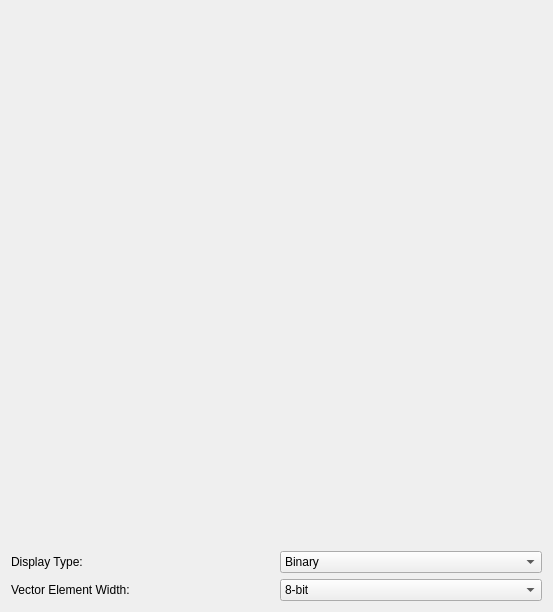
<?xml version="1.0" encoding="UTF-8"?>
<ui version="4.0">
 <class>Kites::RegisterContainer</class>
 <widget class="QWidget" name="Kites::RegisterContainer">
  <property name="geometry">
   <rect>
    <x>0</x>
    <y>0</y>
    <width>553</width>
    <height>612</height>
   </rect>
  </property>
  <property name="windowTitle">
   <string>Form</string>
  </property>
  <layout class="QGridLayout" name="gridLayout">
   <item row="1" column="1">
    <widget class="QComboBox" name="displayType">
     <item>
      <property name="text">
       <string>Binary</string>
      </property>
     </item>
     <item>
      <property name="text">
       <string>Hexadecimal</string>
      </property>
     </item>
     <item>
      <property name="text">
       <string>Decimal/Float</string>
      </property>
     </item>
    </widget>
   </item>
   <item row="1" column="0">
    <widget class="QLabel" name="label">
     <property name="text">
      <string>Display Type:</string>
     </property>
    </widget>
   </item>
   <item row="2" column="0">
    <widget class="QLabel" name="vectorElementWidthLabel">
     <property name="text">
      <string>Vector Element Width:</string>
     </property>
    </widget>
   </item>
   <item row="2" column="1">
    <widget class="QComboBox" name="vectorElementWidth">
     <item><property name="text"><string>8-bit</string></property></item>
     <item><property name="text"><string>16-bit</string></property></item>
     <item><property name="text"><string>32-bit</string></property></item>
     <item><property name="text"><string>64-bit</string></property></item>
    </widget>
   </item>
   <item row="0" column="0" colspan="2">
    <widget class="QWidget" name="sectionsContainer"/>
   </item>
  </layout>
 </widget>
 <resources/>
 <connections/>
</ui>
